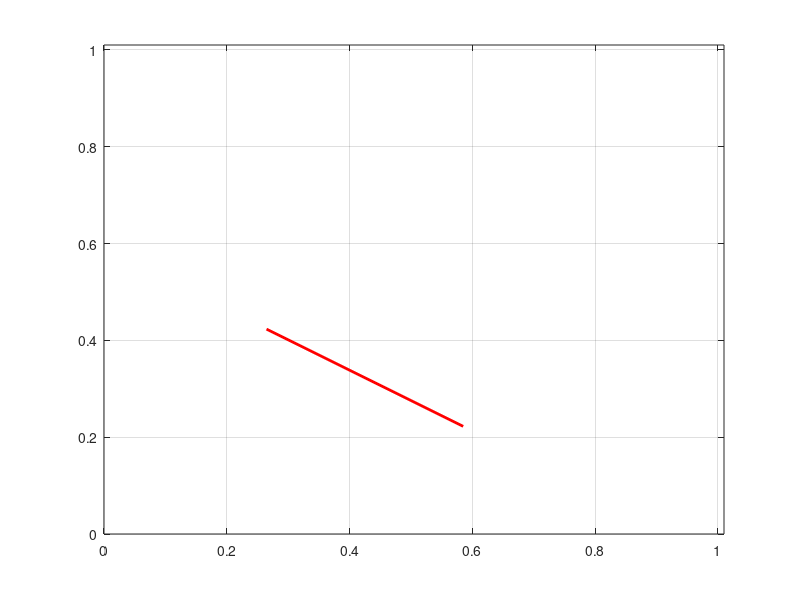

Recreate this plot in MATLAB. (Note: this script raises an error after producing the figure.)
%Load accuracy results
load('accuracy_results/coconut_model1.mat');

P = acc(:, 2)./(acc(:, 2) + acc(:, 3));
R = acc(:, 2)./(acc(:, 2) + acc(:, 4));

ap_vector = [];

figure(2),clf;
plot(R, P, 'color', 'r', 'linewidth', 2);
grid on;
axis([0 1.01 0 1.01]);
ap = calc_ap(R(1:end-1),P(1:end-1))
ap_vector = [ap_vector ap];

hold on;
lg_text = {['Coconut Model 1, AP = ' num2str(ap_vector(1)*100, 4) '%']};
legend(lg_text, 'location', 'sw');



